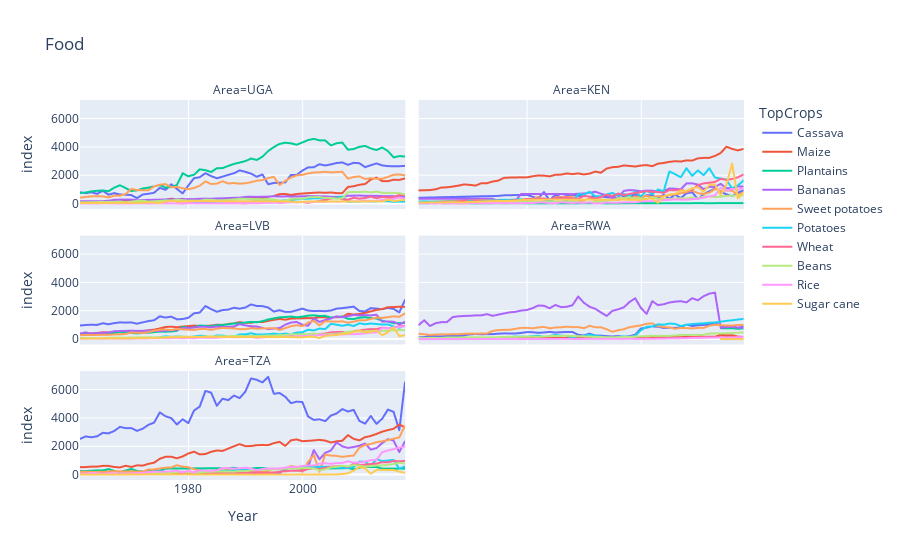

This figure's notebook cell:
### Code cell
graphCompetitors('Food', 'LVB', 10)
